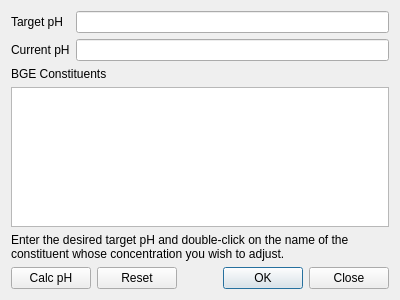
<?xml version="1.0" encoding="UTF-8"?>
<ui version="4.0">
 <class>AdjustpHDialog</class>
 <widget class="QDialog" name="AdjustpHDialog">
  <property name="geometry">
   <rect>
    <x>0</x>
    <y>0</y>
    <width>400</width>
    <height>300</height>
   </rect>
  </property>
  <property name="windowTitle">
   <string>Adjust BGE pH</string>
  </property>
  <layout class="QVBoxLayout" name="verticalLayout">
   <item>
    <layout class="QFormLayout" name="formLayout">
     <item row="0" column="0">
      <widget class="QLabel" name="ql_targetpH">
       <property name="text">
        <string>Target pH</string>
       </property>
      </widget>
     </item>
     <item row="0" column="1">
      <widget class="FloatingValueLineEdit" name="qle_targetpH"/>
     </item>
     <item row="1" column="0">
      <widget class="QLabel" name="ql_currentpH">
       <property name="text">
        <string>Current pH</string>
       </property>
      </widget>
     </item>
     <item row="1" column="1">
      <widget class="QLineEdit" name="qle_currentpH">
       <property name="alignment">
        <set>Qt::AlignRight|Qt::AlignTrailing|Qt::AlignVCenter</set>
       </property>
       <property name="readOnly">
        <bool>true</bool>
       </property>
       <property name="clearButtonEnabled">
        <bool>false</bool>
       </property>
      </widget>
     </item>
    </layout>
   </item>
   <item>
    <widget class="QLabel" name="ql_bgeConstituents">
     <property name="text">
      <string>BGE Constituents</string>
     </property>
    </widget>
   </item>
   <item>
    <widget class="CopiableItemsTableView" name="qtbv_bgeConstituents"/>
   </item>
   <item>
    <widget class="QLabel" name="label">
     <property name="text">
      <string>Enter the desired target pH and double-click on the name of the constituent whose concentration you wish to adjust.</string>
     </property>
     <property name="wordWrap">
      <bool>true</bool>
     </property>
    </widget>
   </item>
   <item>
    <layout class="QHBoxLayout" name="horizontalLayout">
     <item>
      <widget class="QPushButton" name="qpb_calcpH">
       <property name="text">
        <string>Calc pH</string>
       </property>
      </widget>
     </item>
     <item>
      <widget class="QDialogButtonBox" name="buttonBox">
       <property name="orientation">
        <enum>Qt::Horizontal</enum>
       </property>
       <property name="standardButtons">
        <set>QDialogButtonBox::Close|QDialogButtonBox::Ok|QDialogButtonBox::Reset</set>
       </property>
      </widget>
     </item>
    </layout>
   </item>
  </layout>
 </widget>
 <customwidgets>
  <customwidget>
   <class>FloatingValueLineEdit</class>
   <extends>QLineEdit</extends>
   <header>src/ui/elementaries/floatingvaluelineedit.h</header>
  </customwidget>
  <customwidget>
   <class>CopiableItemsTableView</class>
   <extends>QTableView</extends>
   <header>src/ui/copiableitemstableview.h</header>
  </customwidget>
 </customwidgets>
 <resources/>
 <connections>
  <connection>
   <sender>buttonBox</sender>
   <signal>accepted()</signal>
   <receiver>AdjustpHDialog</receiver>
   <slot>accept()</slot>
   <hints>
    <hint type="sourcelabel">
     <x>248</x>
     <y>254</y>
    </hint>
    <hint type="destinationlabel">
     <x>157</x>
     <y>274</y>
    </hint>
   </hints>
  </connection>
  <connection>
   <sender>buttonBox</sender>
   <signal>rejected()</signal>
   <receiver>AdjustpHDialog</receiver>
   <slot>reject()</slot>
   <hints>
    <hint type="sourcelabel">
     <x>316</x>
     <y>260</y>
    </hint>
    <hint type="destinationlabel">
     <x>286</x>
     <y>274</y>
    </hint>
   </hints>
  </connection>
 </connections>
</ui>
